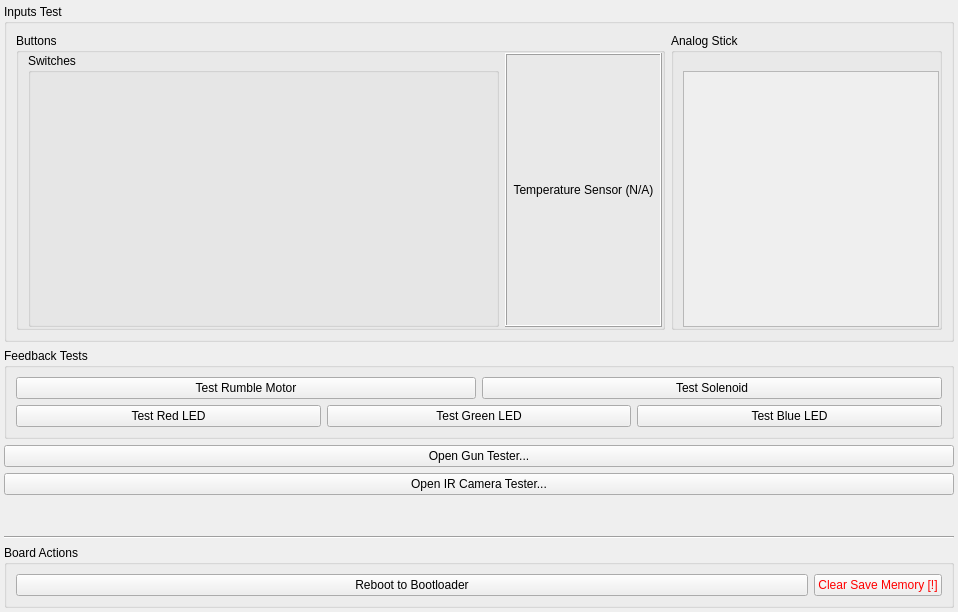
          <widget class="QWidget" name="testScrollContents">
           <property name="geometry">
            <rect>
             <x>0</x>
             <y>0</y>
             <width>958</width>
             <height>612</height>
            </rect>
           </property>
           <layout class="QVBoxLayout" name="verticalLayout_10" stretch="0,0,0,0,1,0,0">
            <property name="leftMargin">
             <number>4</number>
            </property>
            <property name="topMargin">
             <number>4</number>
            </property>
            <property name="rightMargin">
             <number>4</number>
            </property>
            <property name="bottomMargin">
             <number>4</number>
            </property>
            <item>
             <widget class="QGroupBox" name="buttonsTestArea">
              <property name="title">
               <string>Inputs Test</string>
              </property>
              <layout class="QHBoxLayout" name="horizontalLayout_5">
               <item>
                <widget class="QGroupBox" name="btnsGroup">
                 <property name="title">
                  <string>Buttons</string>
                 </property>
                 <layout class="QVBoxLayout" name="verticalLayout_11" stretch="3,1">
                  <property name="topMargin">
                   <number>0</number>
                  </property>
                  <property name="rightMargin">
                   <number>0</number>
                  </property>
                  <property name="bottomMargin">
                   <number>0</number>
                  </property>
                  <item>
                   <layout class="QGridLayout" name="btnsLayout"/>
                  </item>
                   <item>
                   <layout class="QHBoxLayout" name="switchTempLayout" stretch="3,1">
                    <item>
                     <widget class="QGroupBox" name="switchesGroup">
                      <property name="title">
                       <string>Switches</string>
                      </property>
                      <layout class="QHBoxLayout" name="switchesLayout">
                       <property name="topMargin">
                        <number>0</number>
                       </property>
                       <property name="bottomMargin">
                        <number>4</number>
                       </property>
                      </layout>
                     </widget>
                    </item>
                    <item>
                       <widget class="QLabel" name="tmp36Label">
                        <property name="frameShape">
                         <enum>QFrame::Box</enum>
                        </property>
                        <property name="frameShadow">
                         <enum>QFrame::Raised</enum>
                        </property>
                        <property name="text">
                         <string>Temperature Sensor (N/A)</string>
                        </property>
                        <property name="alignment">
                         <set>Qt::AlignCenter</set>
                        </property>
                       </widget>
                    </item>
                   </layout>
                  </item>
                 </layout>
                </widget>
               </item>
               <item>
                <widget class="QGroupBox" name="analogGroup">
                 <property name="sizePolicy">
                  <sizepolicy hsizetype="Fixed" vsizetype="Fixed">
                   <horstretch>0</horstretch>
                   <verstretch>0</verstretch>
                  </sizepolicy>
                 </property>
                 <property name="title">
                  <string>Analog Stick</string>
                 </property>
                 <layout class="QVBoxLayout" name="verticalLayout_8" stretch="0,1">
                  <property name="spacing">
                   <number>4</number>
                  </property>
                  <property name="topMargin">
                   <number>0</number>
                  </property>
                  <property name="rightMargin">
                   <number>0</number>
                  </property>
                  <property name="bottomMargin">
                   <number>0</number>
                  </property>
                  <item>
                   <widget class="QLabel" name="aPosLabel">
                    <property name="font">
                     <font>
                      <italic>true</italic>
                     </font>
                    </property>
                    <property name="text">
                     <string/>
                    </property>
                    <property name="alignment">
                     <set>Qt::AlignCenter</set>
                    </property>
                   </widget>
                  </item>
                  <item>
                   <widget class="QGraphicsView" name="analogGfxView">
                    <property name="enabled">
                     <bool>false</bool>
                    </property>
                    <property name="sizePolicy">
                     <sizepolicy hsizetype="Fixed" vsizetype="Fixed">
                      <horstretch>0</horstretch>
                      <verstretch>0</verstretch>
                     </sizepolicy>
                    </property>
                    <property name="minimumSize">
                     <size>
                      <width>256</width>
                      <height>256</height>
                     </size>
                    </property>
                    <property name="verticalScrollBarPolicy">
                     <enum>Qt::ScrollBarAlwaysOff</enum>
                    </property>
                    <property name="horizontalScrollBarPolicy">
                     <enum>Qt::ScrollBarAlwaysOff</enum>
                    </property>
                    <property name="interactive">
                     <bool>false</bool>
                    </property>
                    <property name="alignment">
                     <set>Qt::AlignLeading|Qt::AlignLeft|Qt::AlignTop</set>
                    </property>
                   </widget>
                  </item>
                 </layout>
                </widget>
               </item>
              </layout>
             </widget>
            </item>
            <item>
             <widget class="QGroupBox" name="feedbackTestsBox">
              <property name="title">
               <string>Feedback Tests</string>
              </property>
              <layout class="QVBoxLayout" name="verticalLayout_9">
               <item>
                <layout class="QHBoxLayout" name="horizontalLayout">
                 <item>
                  <widget class="QPushButton" name="rumbleTestBtn">
                   <property name="text">
                    <string>Test Rumble Motor</string>
                   </property>
                  </widget>
                 </item>
                 <item>
                  <widget class="QPushButton" name="solenoidTestBtn">
                   <property name="text">
                    <string>Test Solenoid</string>
                   </property>
                  </widget>
                 </item>
                </layout>
               </item>
               <item>
                <layout class="QHBoxLayout" name="horizontalLayout_7">
                 <item>
                  <widget class="QPushButton" name="redLedTestBtn">
                   <property name="text">
                    <string>Test Red LED</string>
                   </property>
                  </widget>
                 </item>
                 <item>
                  <widget class="QPushButton" name="greenLedTestBtn">
                   <property name="text">
                    <string>Test Green LED</string>
                   </property>
                  </widget>
                 </item>
                 <item>
                  <widget class="QPushButton" name="blueLedTestBtn">
                   <property name="text">
                    <string>Test Blue LED</string>
                   </property>
                  </widget>
                 </item>
                </layout>
               </item>
              </layout>
             </widget>
            </item>
            <item>
             <widget class="QPushButton" name="gunTesterBtn">
              <property name="text">
               <string>Open Gun Tester...</string>
              </property>
              <property name="icon">
               <iconset theme="input-mouse"/>
              </property>
             </widget>
            </item>
            <item>
             <widget class="QPushButton" name="testBtn">
              <property name="text">
               <string>Open IR Camera Tester...</string>
              </property>
              <property name="icon">
               <iconset theme="camera-web"/>
              </property>
             </widget>
            </item>
            <item>
             <spacer name="verticalSpacer_3">
              <property name="orientation">
               <enum>Qt::Vertical</enum>
              </property>
              <property name="sizeHint" stdset="0">
               <size>
                <width>20</width>
                <height>0</height>
               </size>
              </property>
             </spacer>
            </item>
            <item>
             <widget class="Line" name="line_2">
              <property name="orientation">
               <enum>Qt::Horizontal</enum>
              </property>
             </widget>
            </item>
            <item>
             <widget class="QGroupBox" name="dangerZoneBox">
              <property name="title">
               <string>Board Actions</string>
              </property>
              <layout class="QHBoxLayout" name="horizontalLayout_10" stretch="1,0">
               <item>
                <widget class="QPushButton" name="baudResetBtn">
                 <property name="enabled">
                  <bool>true</bool>
                 </property>
                 <property name="text">
                  <string>Reboot to Bootloader</string>
                 </property>
                 <property name="icon">
                  <iconset theme="system-reboot"/>
                 </property>
                </widget>
               </item>
               <item>
                <widget class="QPushButton" name="clearEepromBtn">
                 <property name="styleSheet">
                  <string notr="true">color: red;</string>
                 </property>
                 <property name="text">
                  <string>Clear Save Memory [!]</string>
                 </property>
                 <property name="icon">
                  <iconset theme="edit-delete"/>
                 </property>
                </widget>
               </item>
              </layout>
             </widget>
            </item>
           </layout>
          </widget>
